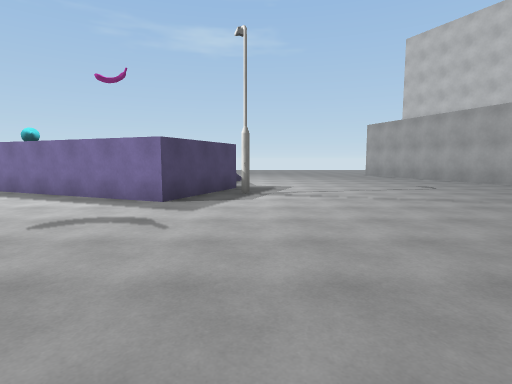
[1] (above)

20 first-person views from a walk through a scene from a Unity 3-D project. The camera is 1.5 m above the floor, tilts 6° down and sees 80° across. The floor is counted in squares, 2 m on a side. Each view is taken from the middle of a square. On the plan, view 1 faces up. The plan holds only what a view shows up to about 10 squares ahead; the rest is blank. The place goes on beyond the plan. Some animated figures are left out. Surface patterns are stand-ins for the level's own textures.

[2]
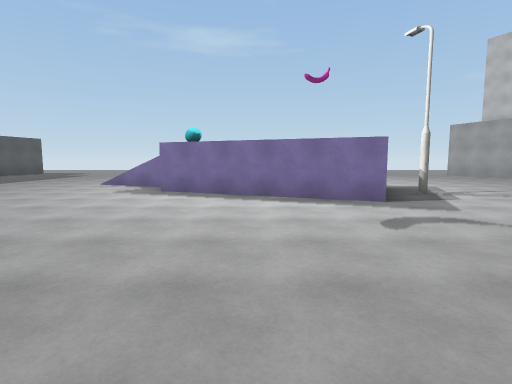

[3]
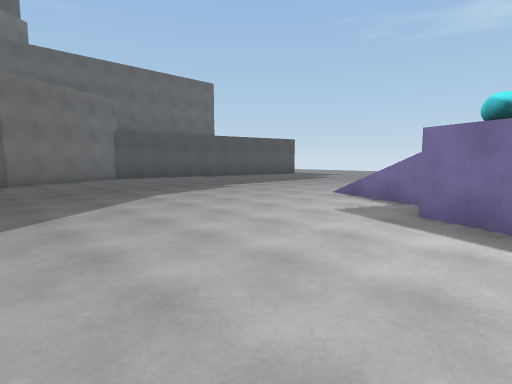

[4]
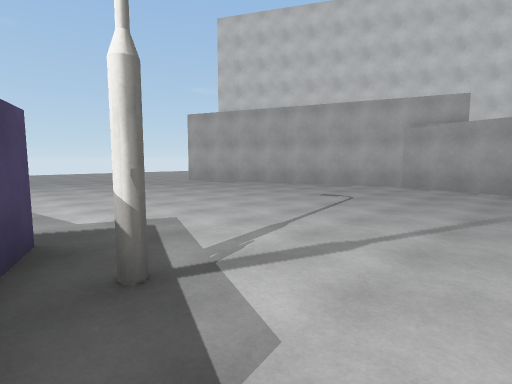

[5]
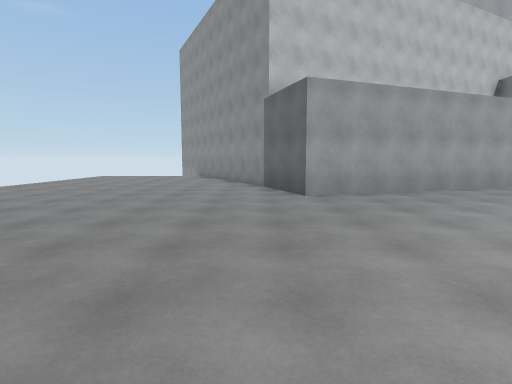

[6]
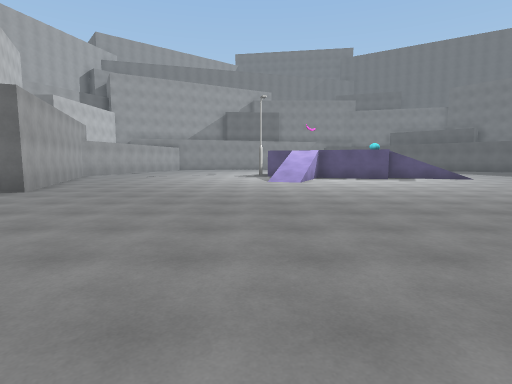

[7]
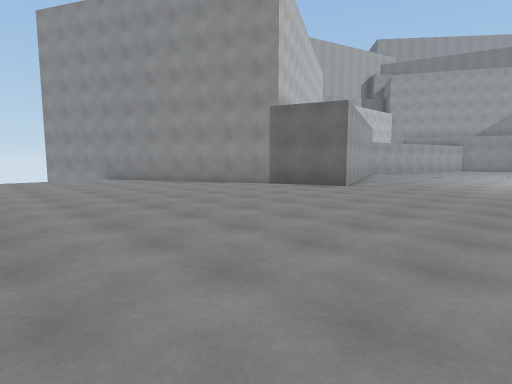

[8]
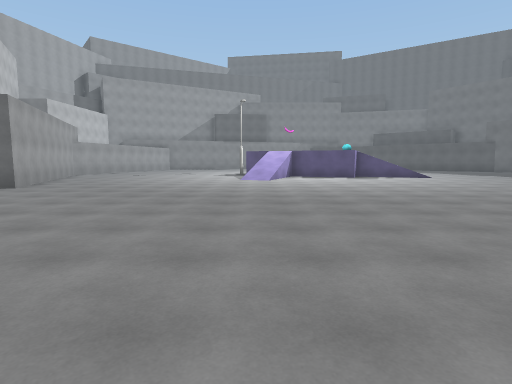

[9]
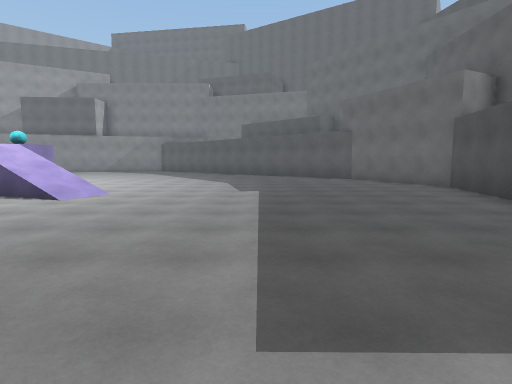

[10]
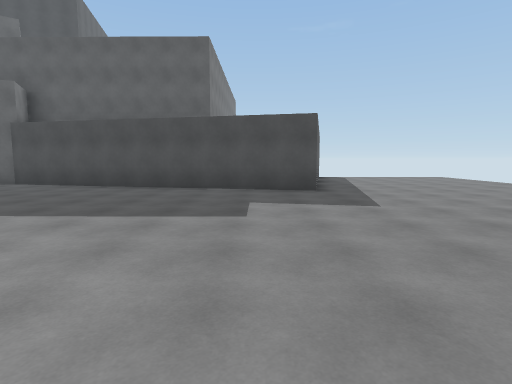

[11]
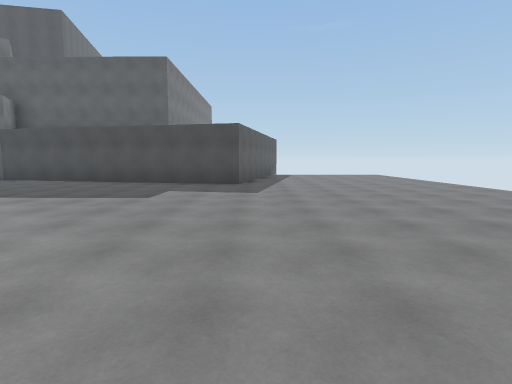

[12]
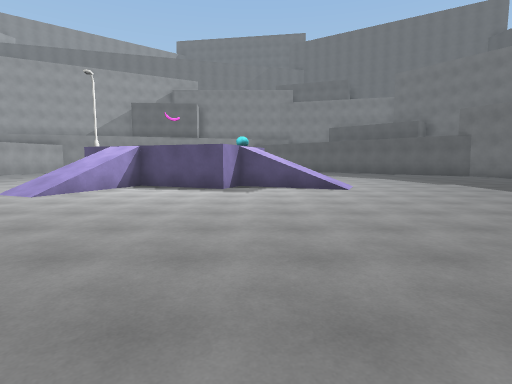

[13]
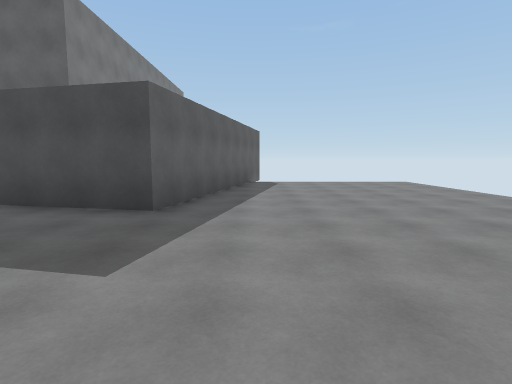

[14]
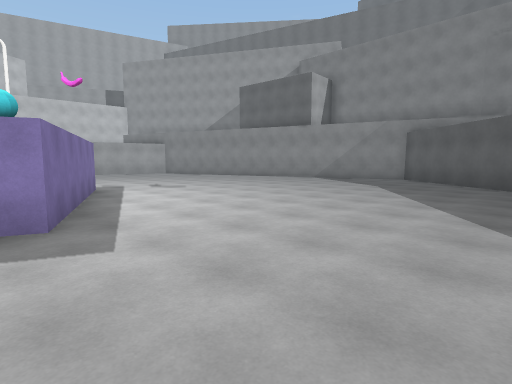

[15]
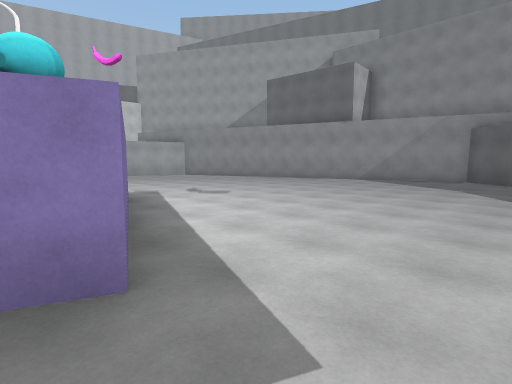

[16]
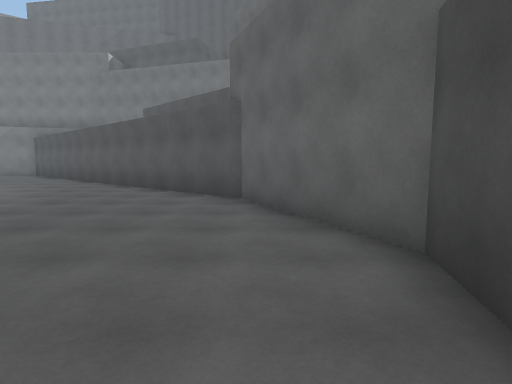

[17]
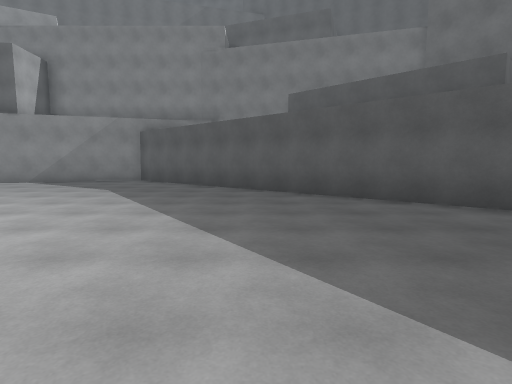

[18]
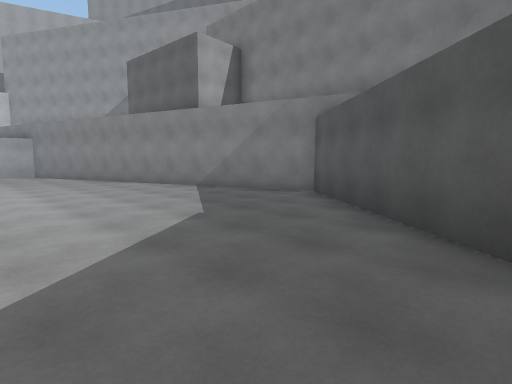

[19]
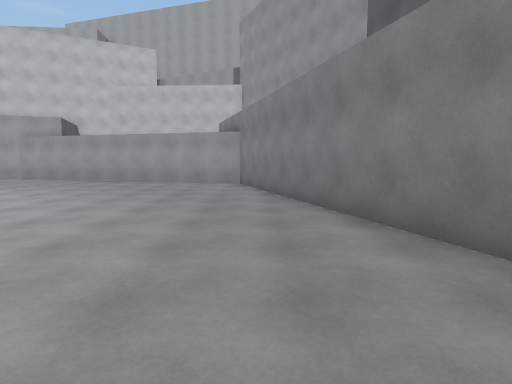

[20]
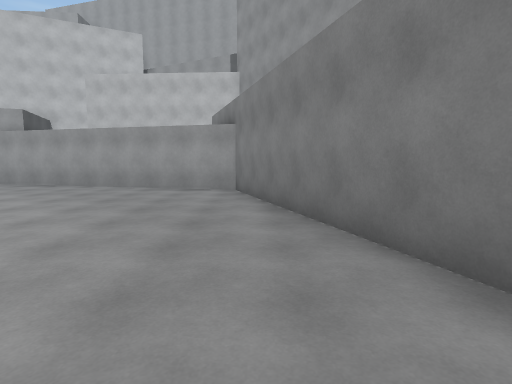

### Floor plan
Key: @ floor where view 1 was taken; # wall or solid block; . main floor; : floor 2.25 m higher than the main floor; / step, stairs or slope; = window, fence, low wall or low ledge; O other object.
Columns run from 21 left of view 1 to 13 right of it. Each row starts with its distance up from view 1.
 23 .........           . .........
 22 ..........         ................
 21 ............      .................
 20 .............    .................
 19 ..............  .................
 18 ................................
 17 ####...........................
 16    ###.......................##
 15      #.....................###
 14     ##.....................#
 13     #......................##
 12     #.......................#
 11     #..............//.......##
 10     #......../=###.# ........#
  9    ##........=###### ........#
  8    #...........OO   #........#
  7    ##...........=   #O.......#
  6     #.............::#........#
  5     #.......................##
  4     ##......................#
  3      ##.....................#
  2       ##....................#
  1        ###.................##
  0          ##..........@.....#
 -1           ##.............###
 -2            ##.........####
 -3             ##.....####
 -4              #######

Positions as (right, up) in squares from view 1, and headings:
1: (0, 0), facing up
2: (-4, 0), facing up
3: (-5, 3), facing up-left
4: (-1, 5), facing up-right
5: (-1, 16), facing right
6: (0, 22), facing down
7: (1, 23), facing down-right
8: (-1, 23), facing down
9: (-12, 16), facing down
10: (-8, 15), facing left
11: (-6, 17), facing left
12: (-6, 18), facing down
13: (-11, 18), facing left
14: (-10, 8), facing down-right
15: (-8, 8), facing down-right
16: (-16, 10), facing down
17: (-10, 7), facing down
18: (-10, 2), facing down-right
19: (-4, -1), facing right
20: (-2, -1), facing right
